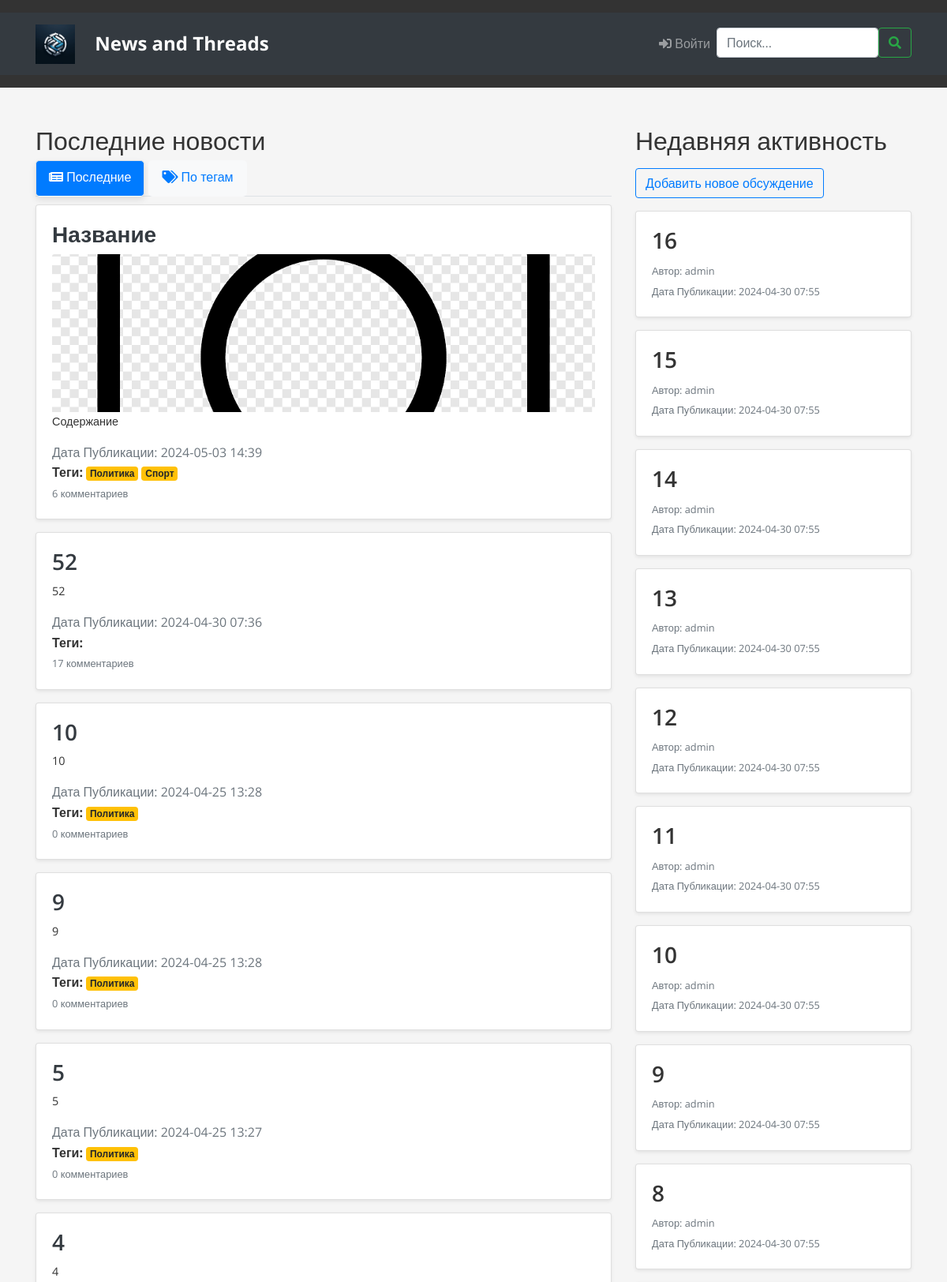
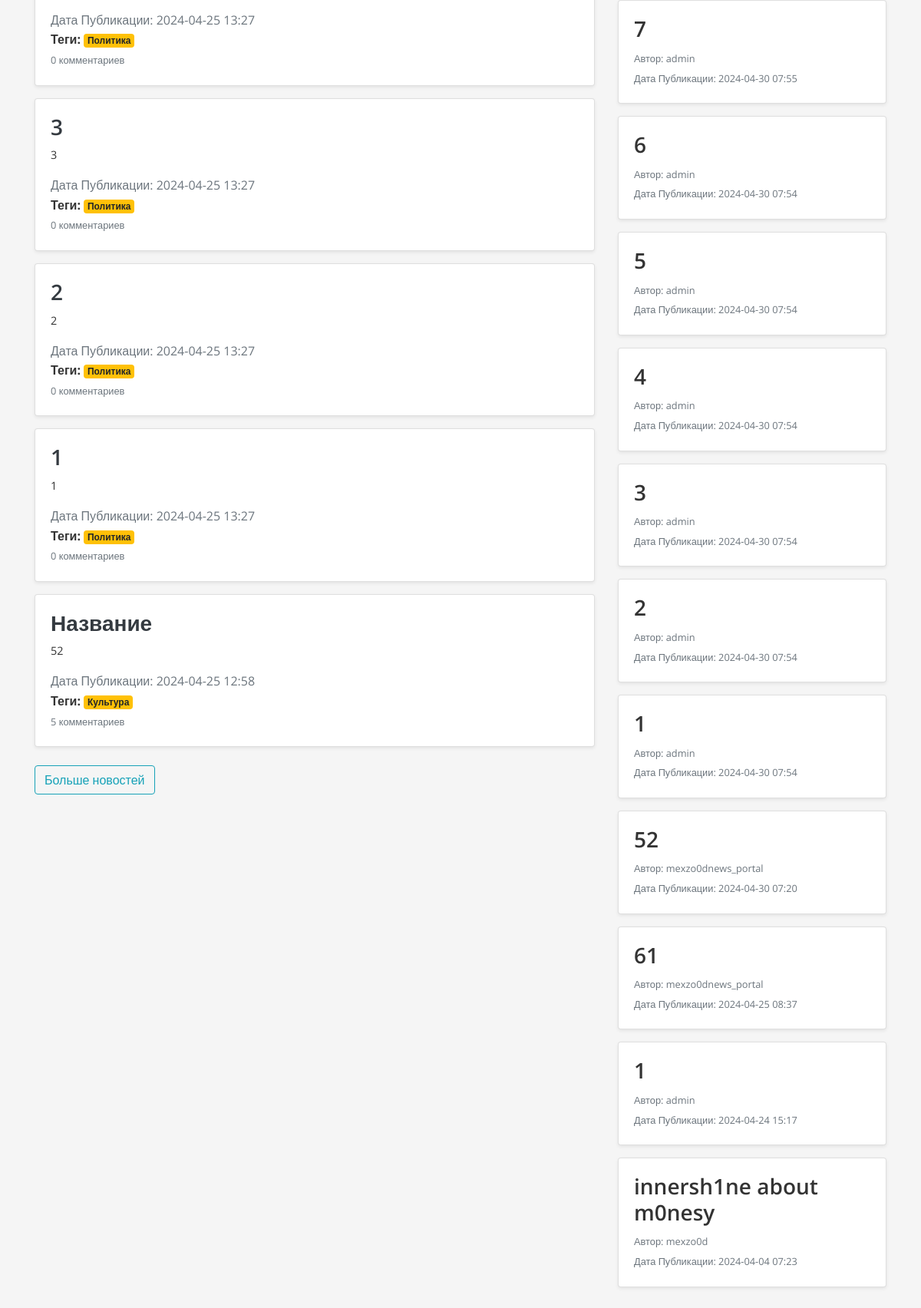
The page / on the database its author committed (2 pictures, top to bottom).
### news_app/models.py (models this page shows, shortened)
class Article(models.Model):
    title = models.CharField('Заголовок',max_length=100)
    content = models.TextField('Описание')
    published_date = models.DateTimeField('Дата публикации',auto_now_add=True)
    image = models.ImageField('Изображение', upload_to='articles_images/', blank=True, null=True)
    tags = models.ManyToManyField('Tag', related_name='articles', blank=True)

class Tag(models.Model):
    name = models.CharField('Название', max_length=100, unique=True)

class Thread(models.Model):
    title = models.CharField(max_length=100)
    content = models.TextField()
    published_date = models.DateTimeField(auto_now_add=True)
    author = models.ForeignKey(settings.AUTH_USER_MODEL, on_delete=models.CASCADE)

### news_app/views.py (the view, shortened to what this page needs)
# urls.py: path('',views.index,name = 'home'),
def index(request):
    filter_type = request.GET.get('filter', 'latest')
    selected_tags_ids = request.GET.getlist('tags')
    if filter_type == 'tags' and selected_tags_ids:
            articles = Article.objects.filter(tags__id__in=selected_tags_ids).distinct()
    else:
            articles = Article.objects.all().order_by('-published_date')[:10]
    threads = Thread.objects.all().order_by('-published_date')[:20]
    return render(request, 'news_app/index2.html', {
        'title': 'Главная страница',
        'articles': articles,
        'threads': threads,
        'all_tags': Tag.objects.all(),
        'filter_type': filter_type
    })

### news_app/templatetags/custom_tags.py (called while the page is built)
@register.filter(name='has_group')
def has_group(user, group_name):
    group = Group.objects.get(name=group_name)
    return True if group in user.groups.all() else False

@register.filter(name='russian_pluralize')
def russian_pluralize(value, arg="комментарий,комментария,комментариев"):
    args = arg.split(",")
    if not value:
        return args[2]
    elif value % 10 == 1 and value % 100 != 11:
        return args[0]
    elif 2 <= value % 10 <= 4 and not (value % 100 >= 12 and value % 100 <= 14):
        return args[1]
    else:
        return args[2]

### news_app/templates/news_app/index2.html (shortened to what this page needs)
{% extends 'news_app/base.html' %}
{% load custom_tags  %}
{% block content %}
<div class="container py-4">
    <div class="row g-4">
        <section id="news" class="col-lg-8">
            <div class="d-flex justify-content-between align-items-center mb-3">
                {% if filter_type == 'latest' %}
                    <h2 class="mb-0">Последние новости</h2>
                {% endif %}
            </div>
            <ul class="nav nav-tabs">
                <li class="nav-item">
                    <a href="{% url 'home' %}?filter=latest" class="nav-link {% if filter_type == 'latest' %}active{% endif %}">
                        <i class="fas fa-newspaper"></i> Последние
                    </a>
                </li>
                <li class="nav-item">
                    <a href="{% url 'home' %}?filter=tags" class="nav-link {% if filter_type == 'tags' %}active{% endif %}">
                        <i class="fas fa-tags"></i> По тегам
                    </a>
                </li>
            </ul>
            {% for article in articles %}
            <div class="card mb-3 clickable-thread shadow-sm" data-href="{% url 'news_detail' article.id %}">
                <div class="card-body">
                    <h3 class="card-title">
                        <a href="{% url 'news_detail' article.id %}" class="text-decoration-none text-dark">{{ article.title }}</a>
                    </h3>
                    {% if article.image %}
                        <img src="{{ article.image.url }}" class="card-img-top" alt="{{ article.title }}">
                    {% endif %}
                    <p class="card-text">{{ article.content|truncatewords:30 }}</p>
                    <div class="text-muted">Дата Публикации: {{ article.published_date|date:"Y-m-d H:i" }}</div>
                    <div class="article-tags">
                        <strong>Теги:</strong>
                        {% for tag in article.tags.all %}
                            <span class="badge badge-warning">{{ tag.name }}</span>
                        {% endfor %}
                    </div>
                    <div class="text-muted">
                        <small>
                            {{ article.comments.count }}
                            {{ article.comments.count|russian_pluralize:"комментарий,комментария,комментариев" }}
                        </small>
                    </div>
                </div>
            </div>
            {% endfor %}
            <div class="mt-4">
                <a href="{% url 'all_news' %}" class="btn btn-outline-info">Больше новостей</a>
            </div>
        </section>
        <aside id="threads" class="col-lg-4 extra-padding-left">
            <h2 class="mb-3">Недавняя активность</h2>
            <a href="/add_thread/" class="btn btn-outline-primary mb-3">Добавить новое обсуждение</a>
            {% for thread in threads %}
            <div class="card mb-3 clickable-thread shadow-sm" data-href="{% url 'thread_detail' thread.id %}">
                <div class="card-body">
                    <h3 class="card-title">{{ thread.title }}</h3>
                    <div class="text-muted">
                        <small>Автор: {{ thread.author.username }}</small><br>
                        <small>Дата Публикации: {{ thread.published_date|date:"Y-m-d H:i" }}</small>
                    </div>
                </div>
            </div>
            {% endfor %}
        </aside>
    </div>
</div>
{% endblock %}

### news_app/static/news_app/css/style.css (style rules this page uses)
*, *::before, *::after { box-sizing: border-box; }
body { padding-top: 70px; font-family: 'Open Sans', sans-serif; margin: 0; padding: 0; background-color: #f5f5f5; color: #333; line-height: 1.6; }
a { color: #0056b3; text-decoration: none; }
.nav-tabs { transform: translateY(-10px); }
.nav-tabs .nav-link { background-color: #f8f9fa; color: #007bff; border: 1px solid transparent; border-radius: 5px; margin-right: 5px; }
.nav-tabs .nav-link.active { background-color: #007bff; color: #ffffff; }
.nav-tabs .nav-link { transition: all 0.3s ease; }
.nav-tabs .nav-link.active, .nav-tabs .nav-link:hover { box-shadow: 0 4px 8px rgba(0, 0, 0, 0.1); }
.nav-tabs .nav-link::after { content: ''; display: block; width: 0; height: 2px; background: #007bff; transition: width .3s; }
.nav-tabs .nav-link.active::after { width: 100%; }
.card { background-color: #fff; box-shadow: 0 2px 5px rgba(0, 0, 0, 0.1); margin-bottom: 1rem; overflow: hidden; transition: background-color 0.3s, box-shadow 0.3s; }
.card-img-top { width: 100%; height: 200px; object-fit: cover; }
.card-body { width: 100%; display: flex; flex-direction: column; }
.card-title { margin-bottom: 0.5rem; font-weight: 600; }
.card-text { font-size: 0.9rem; }

### rows shown on the page
Article: title "Название", image (picture), content "Содержание", published_date "2024-05-03 14:39", comments.count "6", comments.count|russian_pluralize "комментариев"
Tag: name "Политика"
Tag: name "Спорт"
Article: title "52", content "52", published_date "2024-04-30 07:36", comments.count "17", comments.count|russian_pluralize "комментариев"
Article: title "10", content "10", published_date "2024-04-25 13:28", comments.count "0", comments.count|russian_pluralize "комментариев"
Article: title "9", content "9", published_date "2024-04-25 13:28", comments.count "0", comments.count|russian_pluralize "комментариев"
Article: title "5", content "5", published_date "2024-04-25 13:27", comments.count "0", comments.count|russian_pluralize "комментариев"
Article: title "4", content "4", published_date "2024-04-25 13:27", comments.count "0", comments.count|russian_pluralize "комментариев"
Article: title "3", content "3", published_date "2024-04-25 13:27", comments.count "0", comments.count|russian_pluralize "комментариев"
Article: title "2", content "2", published_date "2024-04-25 13:27", comments.count "0", comments.count|russian_pluralize "комментариев"
Article: title "1", content "1", published_date "2024-04-25 13:27", comments.count "0", comments.count|russian_pluralize "комментариев"
Article: title "Название", content "52", published_date "2024-04-25 12:58", comments.count "5", comments.count|russian_pluralize "комментариев"
Tag: name "Культура"
Thread: title "16", author.username "admin", published_date "2024-04-30 07:55"
Thread: title "15", author.username "admin", published_date "2024-04-30 07:55"
Thread: title "14", author.username "admin", published_date "2024-04-30 07:55"
Thread: title "13", author.username "admin", published_date "2024-04-30 07:55"
Thread: title "12", author.username "admin", published_date "2024-04-30 07:55"
Thread: title "11", author.username "admin", published_date "2024-04-30 07:55"
Thread: title "10", author.username "admin", published_date "2024-04-30 07:55"
Thread: title "9", author.username "admin", published_date "2024-04-30 07:55"
Thread: title "8", author.username "admin", published_date "2024-04-30 07:55"
Thread: title "7", author.username "admin", published_date "2024-04-30 07:55"
Thread: title "6", author.username "admin", published_date "2024-04-30 07:54"
Thread: title "5", author.username "admin", published_date "2024-04-30 07:54"
Thread: title "4", author.username "admin", published_date "2024-04-30 07:54"
Thread: title "3", author.username "admin", published_date "2024-04-30 07:54"
Thread: title "2", author.username "admin", published_date "2024-04-30 07:54"
Thread: title "1", author.username "admin", published_date "2024-04-30 07:54"
Thread: title "52", author.username "mexzo0dnews_portal", published_date "2024-04-30 07:20"
Thread: title "61", author.username "mexzo0dnews_portal", published_date "2024-04-25 08:37"
Thread: title "1", author.username "admin", published_date "2024-04-24 15:17"
Thread: title "innersh1ne about m0nesy", author.username "mexzo0d", published_date "2024-04-04 07:23"
